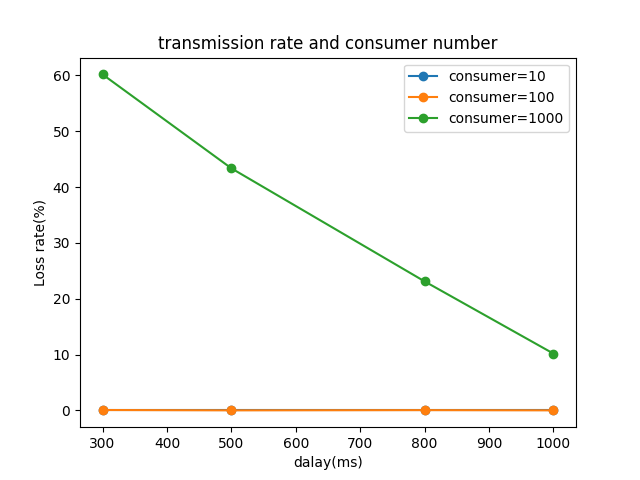

The Python source for this figure:
import matplotlib.pyplot as plt

# 設定縱軸和橫軸的數值
y_values = list(range(0, 110, 10)) #loss rate
x_values = [300, 500, 800, 1000] #delay(ms)

# customer = 10
line1 = [0.00, 0.00, 0.00, 0.00]

# customer = 100
line2 = [0.07, 0.01, 0.05, 0.01]

# customer = 1000
line3 = [60.17, 43.35, 23.10, 10.17]

# 使用 Matplotlib 畫圖
plt.plot(x_values, line1, label='consumer=10', marker='o')
plt.plot(x_values, line2, label='consumer=100', marker='o')
plt.plot(x_values, line3, label='consumer=1000', marker='o')

# 設定圖的標題和軸的標籤
plt.title('transmission rate and consumer number')
plt.xlabel('dalay(ms)')
plt.ylabel('Loss rate(%)')

# 顯示圖例
plt.legend()

# 顯示圖
plt.show()
